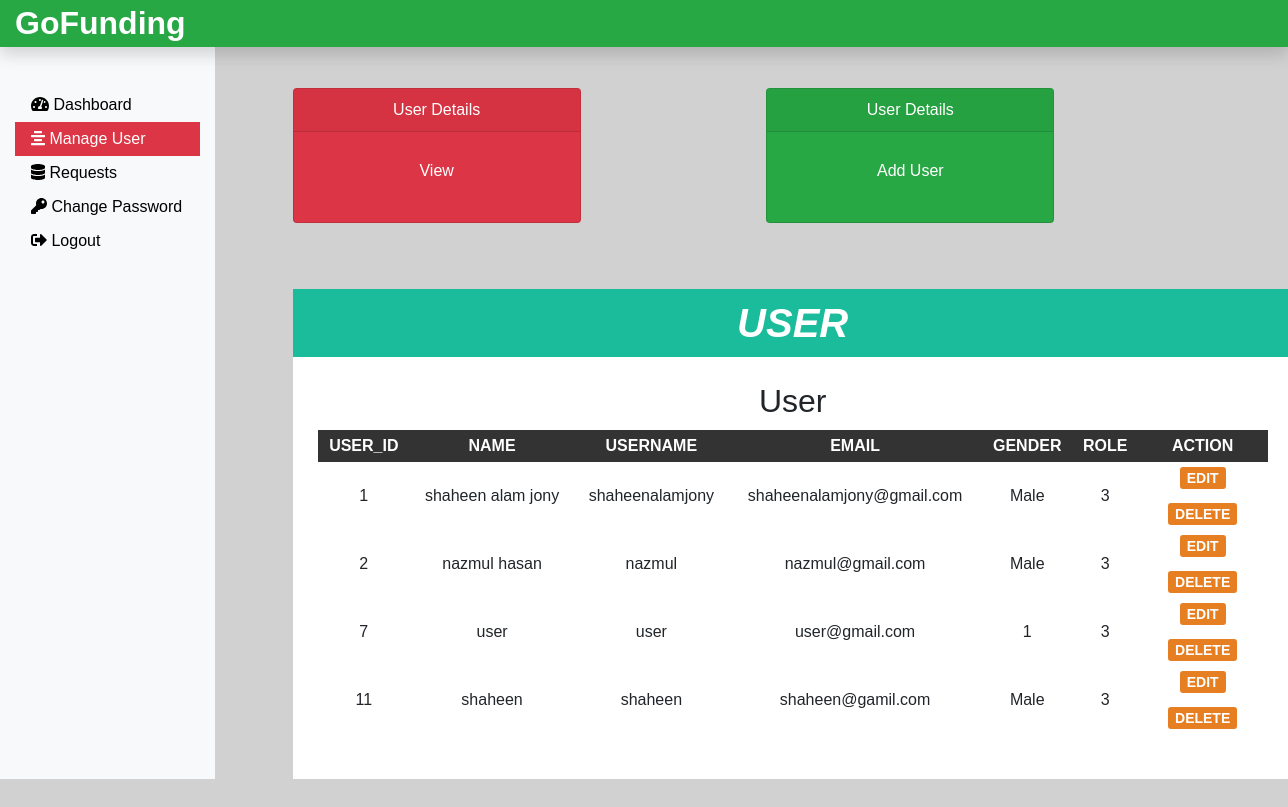
The app's page /employee/manageUser.php, older data.
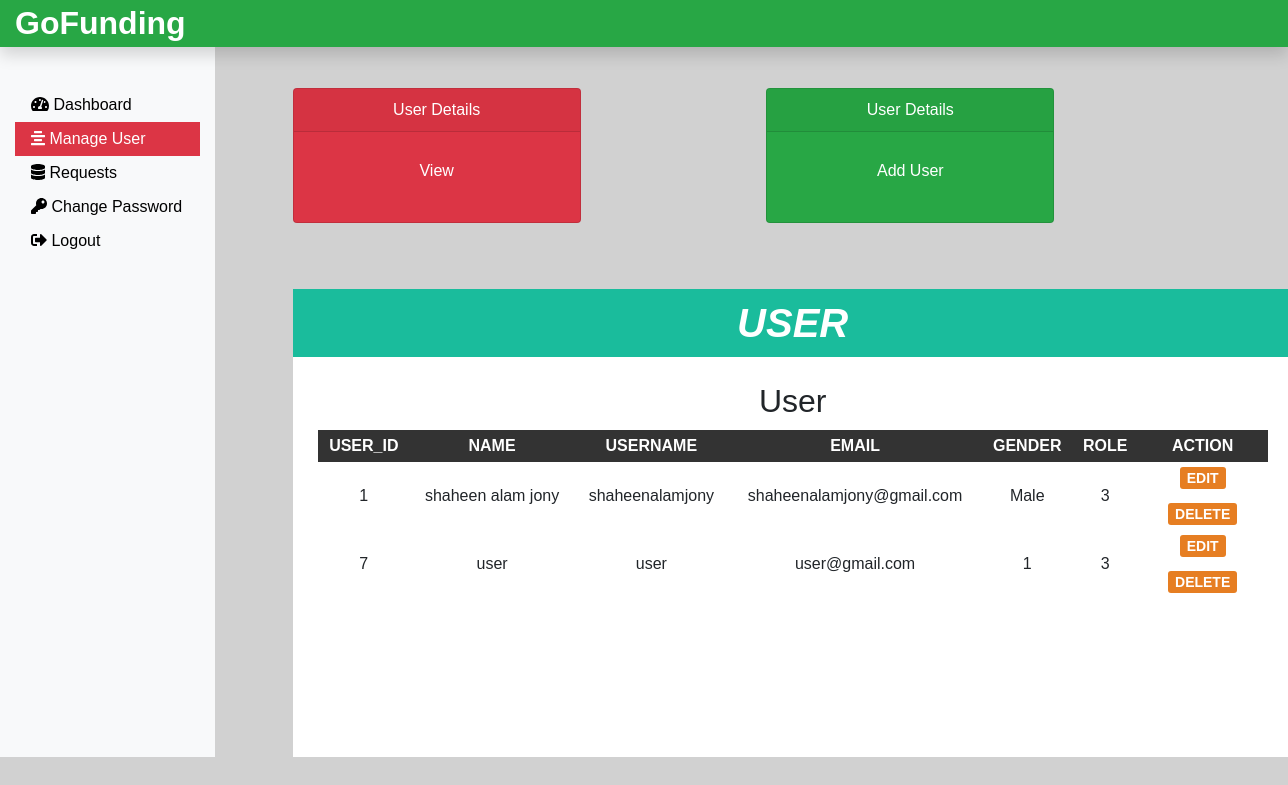
The same page, newer data.
### tables this page shows
CREATE TABLE `user` (
  `uid` int(11) NOT NULL,
  `uName` varchar(30) NOT NULL,
  `uUsername` varchar(30) NOT NULL,
  `uEmail` varchar(30) NOT NULL,
  `uGender` varchar(10) NOT NULL,
  `uPassword` varchar(200) NOT NULL,
  `role` int(11) NOT NULL DEFAULT 3
);

### employee/manage/manage.php (the view, shortened to what this page needs)
<?php
include 'header.php';
?>
<div id="main-content">
    <h2>User</h2>
    <table cellpadding="7px">
        <?php
    include '../dbconnection.php';
    $sql = "select * from user";
    $result = mysqli_query($conn,$sql) or die("Query Failed");
    if(mysqli_num_rows($result)>0){
    ?>
        <thead>
            <th>User_Id</th>
            <th>Name</th>
            <th>Username</th>
            <th>Email</th>
            <th>Gender</th>
            <th>Role</th>
            <th>Action</th>
        </thead>
        <?php
        while($row = mysqli_fetch_assoc($result)){
        ?>
        <tbody>
            <tr>
                <td><?php echo $row['uid']; ?></td>
                <td><?php echo $row['uName']; ?></td>
                <td><?php echo $row['uUsername']; ?></td>
                <td><?php echo $row['uEmail']; ?></td>
                <td><?php echo $row['uGender']; ?></td>
                <td><?php echo $row['role']; ?></td>
                <td>
                    <a href='manage/edit.php?id=<?php echo $row['uid']; ?>'>Edit</a>
                    <br><br>
                    <a href='manage/delete-inline.php?id=<?php echo $row['uid']; ?>'>Delete</a>
                </td>
            </tr>
            <?php
                }
            ?>
        </tbody>
    </table>
    <?php }
    ?>
</div>
</div>
</body>
</html>

Row changes from the older to the newer data that the page shows:
removed user: uid "2", uName "nazmul hasan", uUsername "nazmul", uEmail "nazmul@gmail.com", uGender "Male", role "3"
removed user: uid "11", uName "shaheen", uUsername "shaheen", uEmail "shaheen@gamil.com", uGender "Male", role "3"
